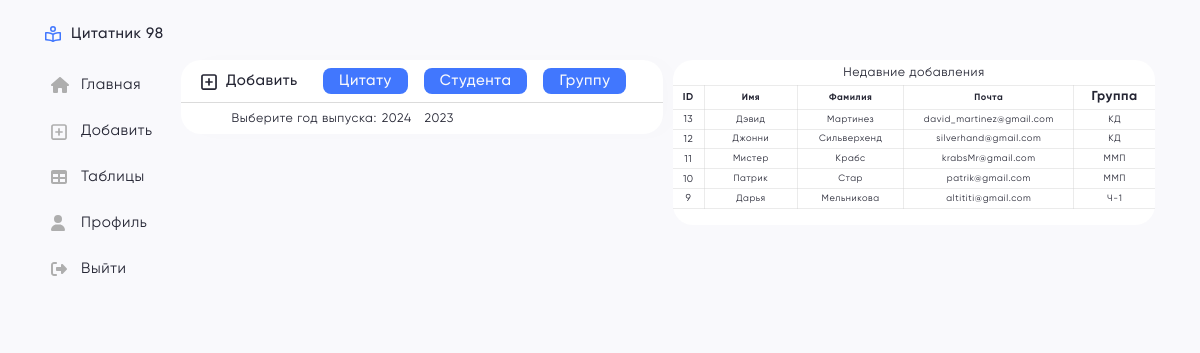
The app's page /create.php?act=user (signed in) with its own data.
### tables this page shows
CREATE TABLE IF NOT EXISTS `users` (
  `id_user` int(11) NOT NULL AUTO_INCREMENT,
  `name` varchar(40) NOT NULL,
  `surname` varchar(40) NOT NULL,
  `email` varchar(70) DEFAULT NULL,
  `password` varchar(255) DEFAULT NULL,
  `photo` varchar(255) DEFAULT 'default_ava.jpg',
  `id_group` int(11) NOT NULL,
  `id_role` int(11) DEFAULT NULL,
  PRIMARY KEY (`id_user`) USING BTREE,
  UNIQUE KEY `unique_email` (`email`),
  KEY `fk_users_groups` (`id_group`) USING BTREE,
  KEY `fk_users_roles` (`id_role`),
  CONSTRAINT `fk_users_groups` FOREIGN KEY (`id_group`) REFERENCES `groups` (`id_group`),
  CONSTRAINT `fk_users_roles` FOREIGN KEY (`id_role`) REFERENCES `roles` (`id_role`)
);

CREATE TABLE IF NOT EXISTS `groups` (
  `id_group` int(11) NOT NULL AUTO_INCREMENT,
  `group_name` varchar(11) NOT NULL,
  `group_fullname` varchar(70) DEFAULT NULL,
  `year_graduate` int(6) DEFAULT NULL,
  PRIMARY KEY (`id_group`)
);

### includes/mini-table/users.php (the view)
</div>
<div class="table-mini">
    <h3 class="table-mini_title">Недавние добавления</h3>
    <table class="table-mini_content">
        <thead class=" table_block">
            <tr class="table_row fz-10">
                <th class="table_cell id">ID</th>
                <th class="table_cell name">Имя</th>
                <th class="table_cell surname">Фамилия</th>
                <th class="table_cell email">Почта</th>
                <th class="table_cell group">Группа</th>
            </tr>
        </thead>
        <tbody class="table_block">
            <?php
            $select_users = "SELECT users.id_user, users.name, users.surname, users.email, groups.group_name
            FROM users JOIN groups ON users.id_group = groups.id_group ORDER BY id_user DESC LIMIT 5;";
            if (mysqli_query($connection, $select_users)) {
                $result_selected_users = mysqli_query($connection, $select_users);
                while ($row = mysqli_fetch_assoc($result_selected_users)) { ?>
                    <tr class="table_row fz-10">
                        <td class="table_cell id"><?= $row['id_user'] ?></td>
                        <td class="table_cell"><?= $row['name'] ?></td>
                        <td class="table_cell"><?= $row['surname'] ?></td>
                        <td class="table_cell"><?= $row['email'] ?></td>
                        <td class="table_cell"><?= $row['group_name'] ?></td>
                    </tr>
                <?php } ?>
            <?php } ?>
        </tbody>
    </table>
    <h3 class="table-mini_title bottom-border">Граница</h3>
</div>

### assets/css/style.css (style rules this page uses)
.body { background-color: #F9F9FC; }
.group { font-size: 13px; cursor: pointer; transition: 0.6s all; }
.table_row { font-size: 0.75rem; }
.table_cell { padding: 0.2125rem; text-align: center; border: 1px solid rgba(204, 204, 204, 0.4); max-width: 150px; overflow: hidden; text-overflow: ellipsis; word-wrap: break-word; }
.table_cell:first-child { border-left: none; }
.table_cell:last-child { border-right: none; }
.table_block { border-bottom: 1px solid black; }
.id { width: 5%; font-size: 0.625rem; }
.group { width: 13%; }
.name { width: 15%; }
.surname { width: 17%; }
.email { width: 23%; }
.table-mini { background-color: #fff; width: 100%; max-width: 484px; border-radius: 1.25rem; align-self: flex-start; }
.table-mini_title { font-size: clamp(0.4375rem, 0.2917rem + 0.7778vw, 0.775rem); text-align: center; padding: 5px; }
.table-mini_content { border-collapse: collapse; }
.fz-10 { font-size: clamp(0.375rem, 0.3147rem + 0.3448vw, 0.625rem); }
.bottom-border { user-select: none; color: #fff; font-size: 0.3125rem; }

### records on screen
users: id_user "13", name "Дэвид", surname "Мартинез", email "david_martinez@gmail.com", id_group.group_name "КД"
users: id_user "12", name "Джонни", surname "Сильверхенд", email "silverhand@gmail.com", id_group.group_name "КД"
users: id_user "11", name "Мистер", surname "Крабс", email "krabsMr@gmail.com", id_group.group_name "ММП"
users: id_user "10", name "Патрик", surname "Стар", email "patrik@gmail.com", id_group.group_name "ММП"
users: id_user "9", name "Дарья", surname "Мельникова", email "altititi@gmail.com", id_group.group_name "Ч-1"

### other values on screen
$row["year_graduate"] "2024"
$row["year_graduate"] "2023"
